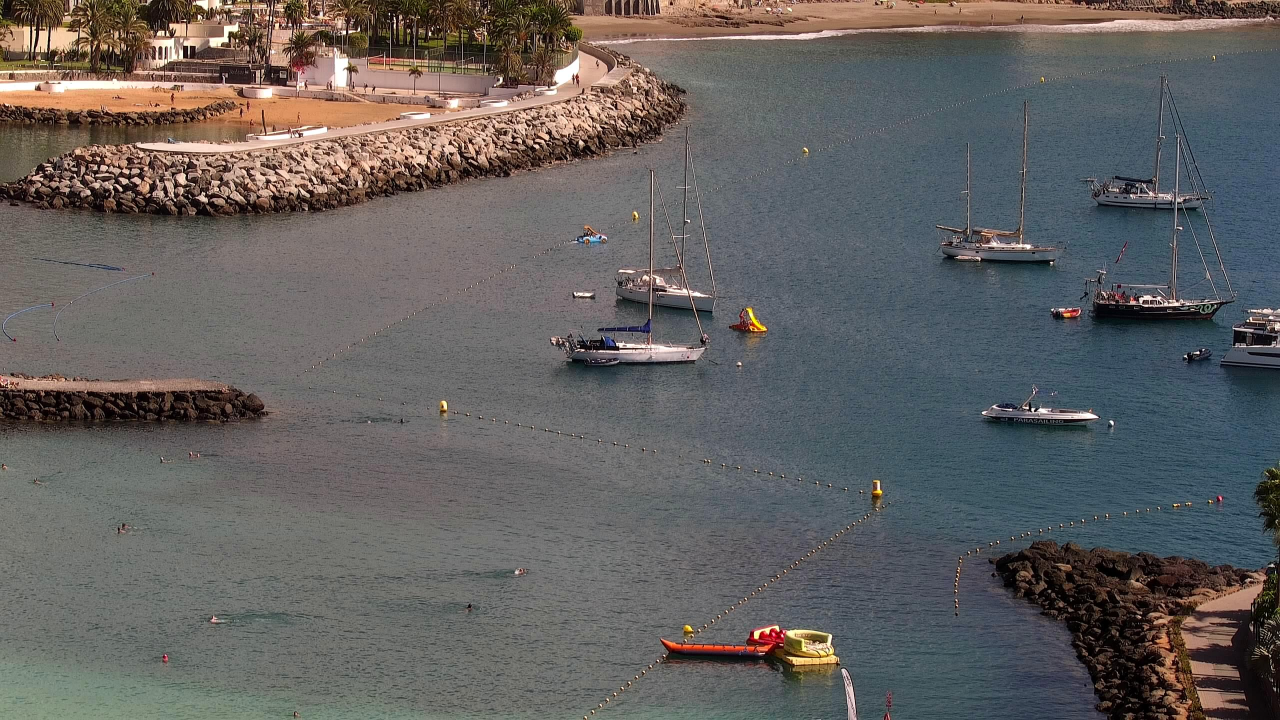
#> input picture inputs/anfi-view-anfi-del-mar---buoys-medium-distance_2025-11-11_13-32.jpeg, 2560 x 1440 px (shown at 1/2 size)
$ python -i water_detector_hsv.py   (imports and definitions only)
#> lines starting #> are read from the running program, lines starting #| are printed output that depends on the picture; after the words box and inside, x2 and y2 are one past the last pixel; in counts of white or black regions, pixels touching at a corner belong together
"""
Robust water region detection for oblique coastal/harbor images.

Design principles (lessons learned):
- NO full Canny edge exclusion: wave crests create edges that kill the ocean.
- NO local variance filter: waves naturally have high brightness variance.
- NO unreliable horizon detection: horizon-based cutoff is too fragile.
- YES: permissive HSV + RGB blue-dominance for desaturated water.
- YES: position-aware brightness threshold to separate sky from water.
- YES: simple morphological cleanup.
"""

import cv2
import math
import random

import numpy as np


def create_water_mask(
    image_np: np.ndarray,
    min_region_ratio: float = 0.003,
) -> np.ndarray:
    """
    Create a binary mask identifying water regions in a coastal image.

    Pipeline:
    1. HSV color filter (broad blue-teal range) + RGB blue-dominance for gray water.
    2. Hard sky exclusion (top 10%).
    3. Sliding brightness threshold for the 10%-50% band
       (sky is bright + high; water is darker or lower in the image).
    4. Exclude warm-colored pixels (land, buildings).
    5. Morphological cleanup + small region removal.

    Args:
        image_np: RGB image as numpy array, shape (H, W, 3).
        min_region_ratio: Minimum connected region area as fraction of image.

    Returns:
        Binary mask (H, W), uint8: 255 = water, 0 = non-water.
    """
#> called with min_region_ratio = 0.003
    img_h, img_w = image_np.shape[:2]
    hsv = cv2.cvtColor(image_np, cv2.COLOR_RGB2HSV)
#> hsv: shape (1440, 2560, 3); mean H, S, V 63.9, 56.4, 108
    h_ch = hsv[:, :, 0]  # 0-180
    s_ch = hsv[:, :, 1]  # 0-255
    v_ch = hsv[:, :, 2]  # 0-255

    # ── 1. Color-based water detection ─────────────────────────────────

    # A) HSV: water in the blue-teal hue range with some saturation
    hsv_water = (
        (h_ch >= 55) & (h_ch <= 165)  # Teal through blue to blue-violet
        & (s_ch >= 5)                  # Very low saturation OK
        & (v_ch >= 10) & (v_ch <= 245)
    )
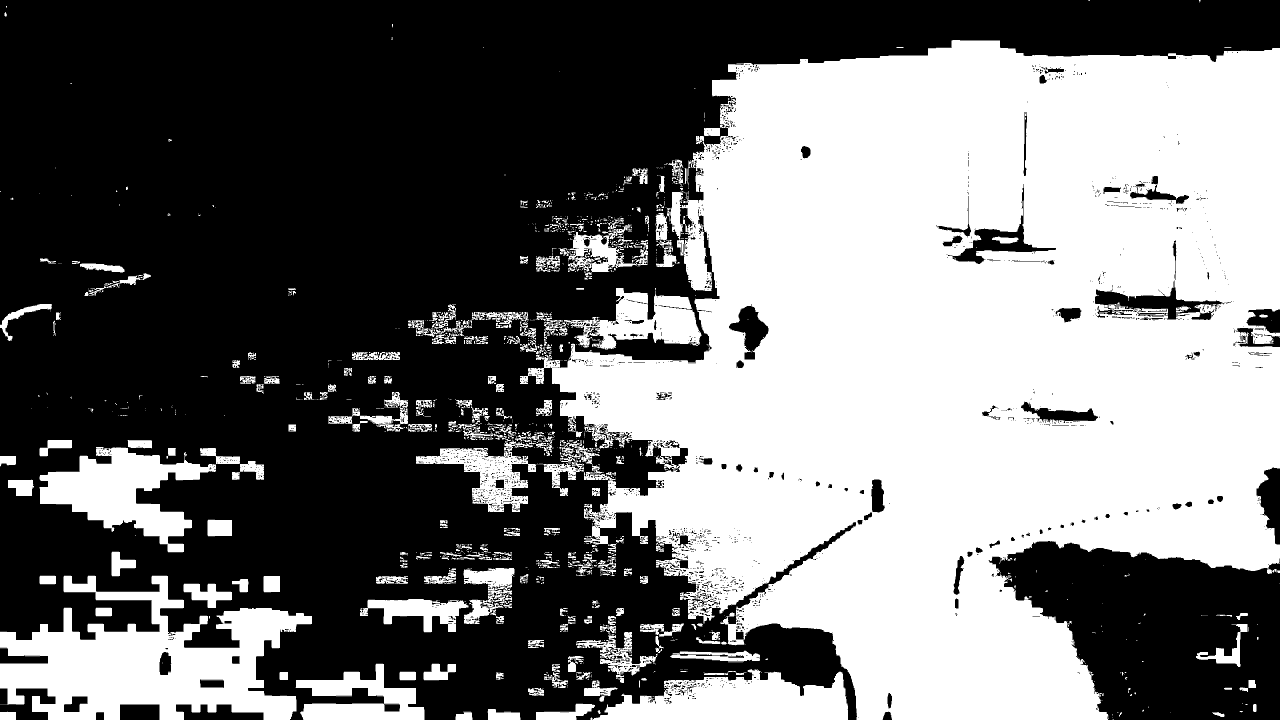
#> hsv_water: shape (1440, 2560) bool (shown at 1/2 size); 45.3% white; 1475 white regions (1124 under 20 px), largest, box (x1, y1, x2, y2) and area: (1040, 80, 2560, 1440) 1366597, (0, 1151, 624, 1440) 93172, (1186, 1338, 1696, 1440) 33421

    # B) RGB blue-dominance: catches desaturated gray-blue water where
    #    HSV hue becomes unreliable (S < 15 → hue is nearly arbitrary)
    r = image_np[:, :, 0].astype(np.float32)
    g = image_np[:, :, 1].astype(np.float32)
    b = image_np[:, :, 2].astype(np.float32)
    blue_gray_water = (
        (s_ch < 15)                    # Very desaturated
        & (b >= r - 5)                 # Blue >= red (small tolerance)
        & (b >= g - 10)                # Blue ~>= green
        & (v_ch >= 30) & (v_ch <= 200) # Moderate brightness
    )
#> blue_gray_water: shape (1440, 2560) bool; 25.5% white; 1989 white regions (1712 under 20 px), largest, box (x1, y1, x2, y2) and area: (0, 336, 1568, 1440) 844007, (1309, 109, 1732, 585) 48366, (2000, 94, 2187, 164) 4895

    water = (hsv_water | blue_gray_water).astype(np.uint8) * 255
#> water: shape (1440, 2560); 63.3% white; 2322 black regions (2117 under 20 px), largest, box (x1, y1, x2, y2) and area: (0, 0, 2560, 1041) 1089448, (1977, 1082, 2560, 1440) 141529, (1311, 1167, 1714, 1440) 30213

    # ── 2. Sky rejection ──────────────────────────────────────────────

    # Hard-exclude top 10% (timestamp overlays, definite sky)
    water[: int(img_h * 0.10), :] = 0

    # Sliding brightness threshold for the 10%-50% band.
    # Rationale: sky is bright AND high in the image; water is darker.
    # - At 10% from top → exclude pixels brighter than 140
    # - At 50% from top → exclude pixels brighter than 220
    # - Below 50% → no brightness-based exclusion (not sky)
    row_idx = np.arange(img_h, dtype=np.float32).reshape(-1, 1)
    t = np.clip((row_idx / img_h - 0.10) / 0.40, 0.0, 1.0)
    brightness_ceil = 140.0 + t * 80.0  # 140 → 220

    in_sky_band = row_idx < (img_h * 0.50)
    too_bright = v_ch.astype(np.float32) > brightness_ceil
#> too_bright: shape (1440, 2560) bool; 8.1% white; 3600 white regions (3151 under 20 px), largest, box (x1, y1, x2, y2) and area: (0, 0, 2549, 405) 224588, (538, 0, 585, 136) 3403, (879, 91, 967, 193) 2832
    water[in_sky_band & too_bright] = 0

    # ── 3. Warm-color exclusion (land, buildings, sunset reflections) ─
    warm_excl = ((h_ch < 30) | (h_ch > 160)) & (s_ch > 20)
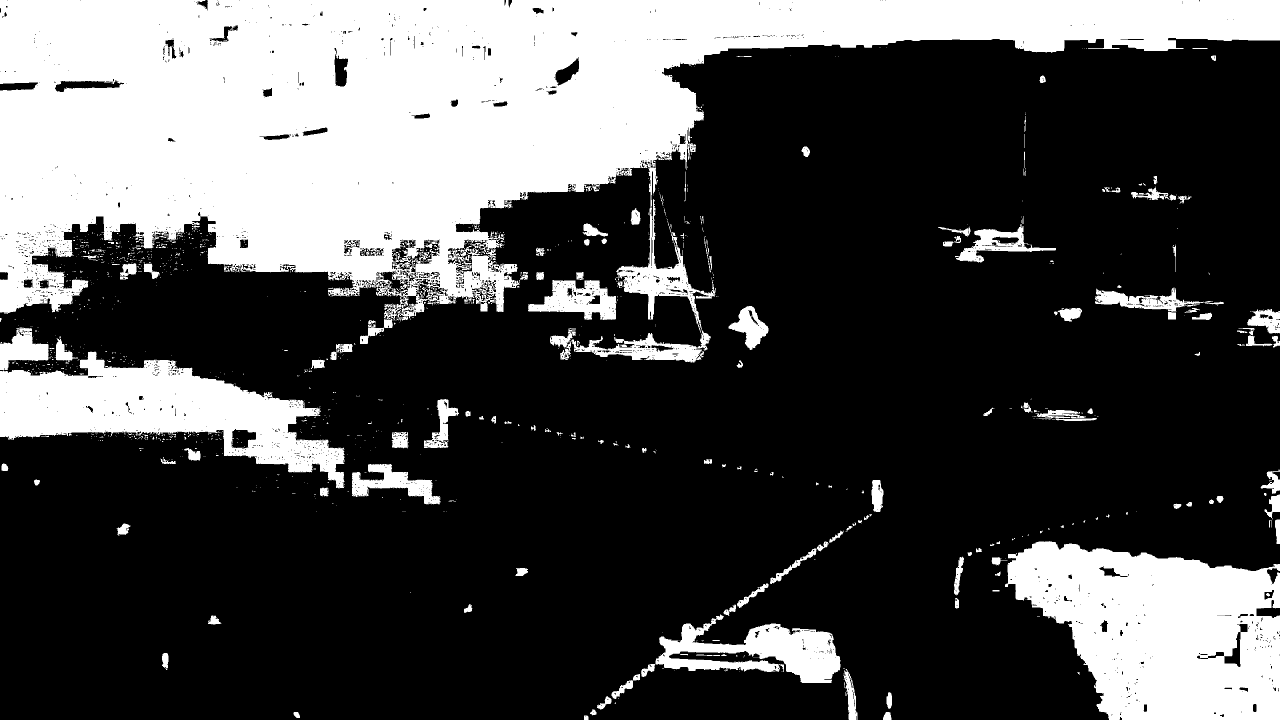
#> warm_excl: shape (1440, 2560) bool (shown at 1/2 size); 29.7% white; 1222 white regions (1041 under 20 px), largest, box (x1, y1, x2, y2) and area: (0, 0, 2560, 725) 782172, (2010, 1082, 2560, 1440) 138494, (0, 655, 689, 977) 86388
    water[warm_excl] = 0
#> water: shape (1440, 2560); 61.8% white; 2322 black regions (2114 under 20 px), largest, box (x1, y1, x2, y2) and area: (0, 0, 2560, 1041) 1137582, (1977, 1082, 2560, 1440) 143073, (1311, 1167, 1715, 1440) 30706

    # ── 4. Morphological cleanup ──────────────────────────────────────
    kernel_close = cv2.getStructuringElement(cv2.MORPH_ELLIPSE, (25, 25))
    kernel_open = cv2.getStructuringElement(cv2.MORPH_ELLIPSE, (11, 11))
    water = cv2.morphologyEx(water, cv2.MORPH_CLOSE, kernel_close)
#> water: shape (1440, 2560); 65% white; 30 black regions, largest, box (x1, y1, x2, y2) and area: (0, 0, 2560, 756) 934177, (0, 623, 880, 1040) 145121, (2011, 1082, 2560, 1440) 139143
    water = cv2.morphologyEx(water, cv2.MORPH_OPEN, kernel_open)
#> water: shape (1440, 2560); 64.9% white; 25 black regions, largest, box (x1, y1, x2, y2) and area: (0, 0, 2560, 756) 935012, (0, 623, 928, 1040) 147829, (2011, 1082, 2560, 1440) 140427

    # ── 5. Remove small isolated regions (noise) ─────────────────────
    min_area = int(img_h * img_w * min_region_ratio)
    num_labels, labels, stats, _ = cv2.connectedComponentsWithStats(water)
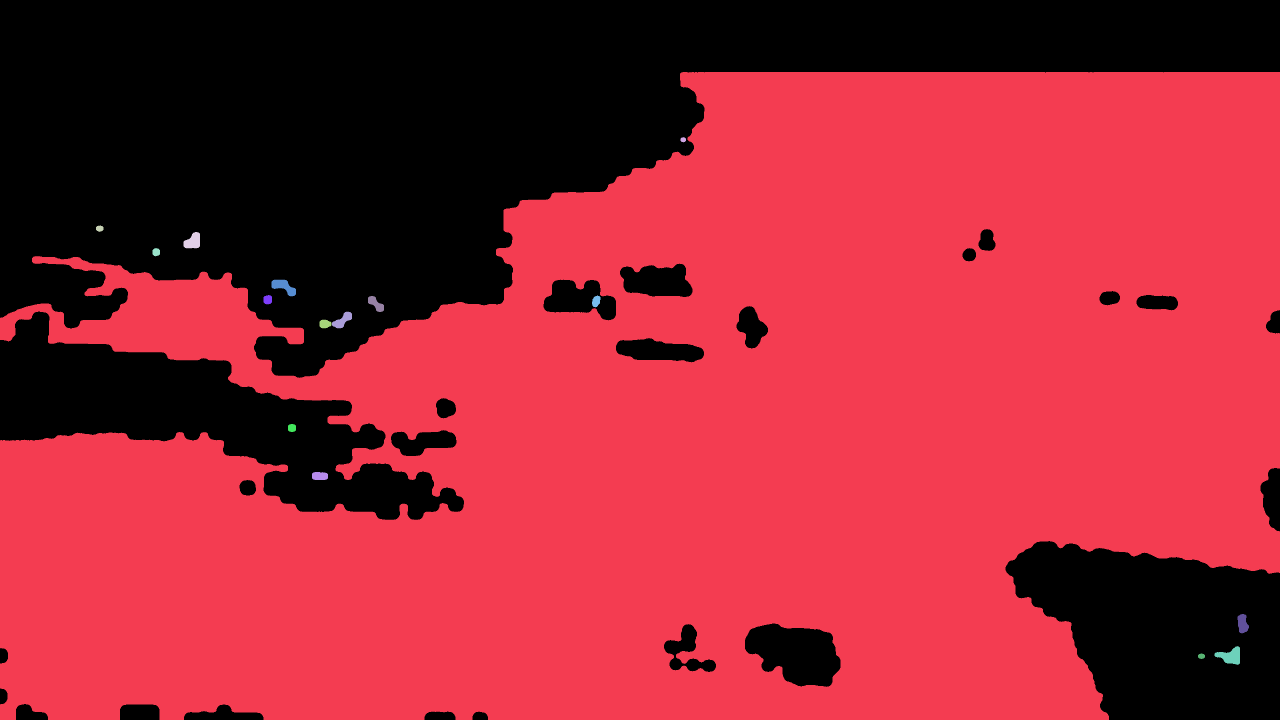
#> labels: shape (1440, 2560) int32 (shown at 1/2 size); 17 distinct labels, from 0 to 16; one colour per label, 0 black
#> num_labels = 17; stats = 17 rows, first 6: [0, 0, 2560, 1440, 1292396], [0, 144, 2560, 1296, 2387228], [1361, 274, 11, 11, 89], [192, 451, 15, 13, 150], [367, 464, 33, 33, 789], [305, 496, 15, 17, 202]
    for i in range(1, num_labels):
        if stats[i, cv2.CC_STAT_AREA] < min_area:
            water[labels == i] = 0
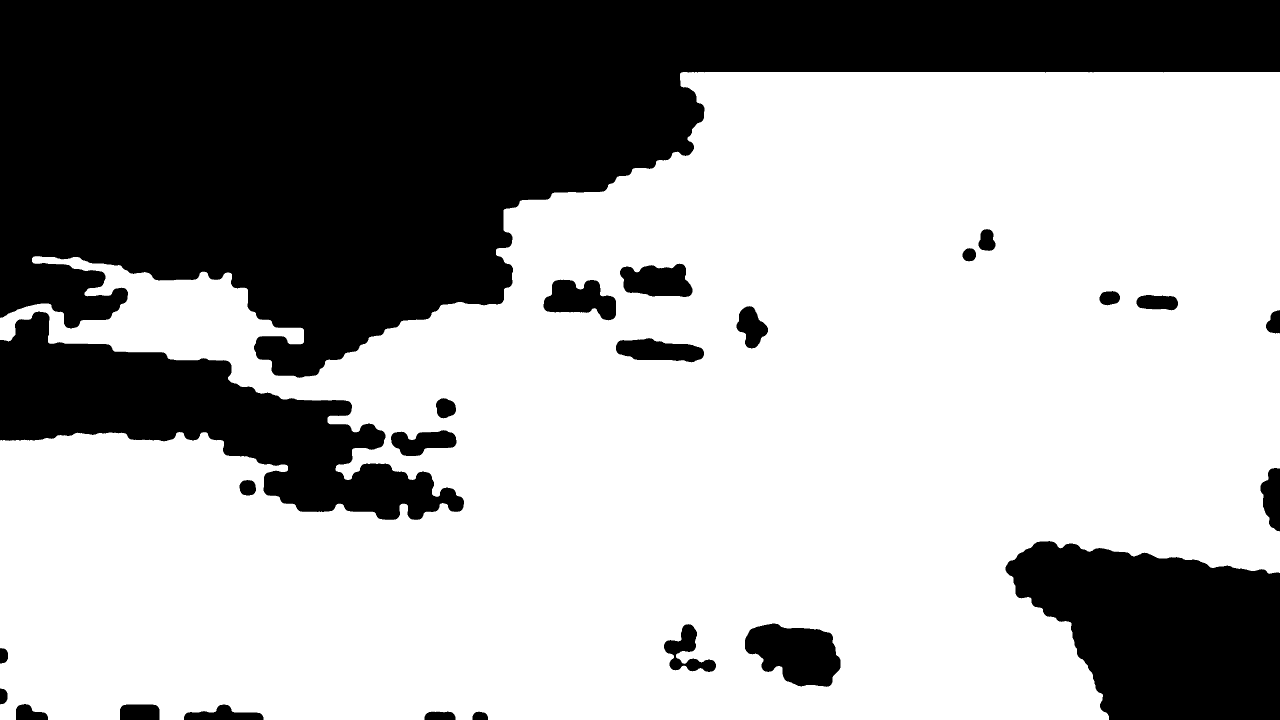
#> water: shape (1440, 2560) (shown at 1/2 size); 64.8% white; 25 black regions, largest, box (x1, y1, x2, y2) and area: (0, 0, 2560, 756) 938939, (0, 623, 928, 1040) 148518, (2011, 1082, 2560, 1440) 142289

    return water


# [116 lines left out: functions find_water_positions, is_water_region, not called in this run]

>>> import cv2
>>> picture = cv2.cvtColor(cv2.imread('../inputs/anfi-view-anfi-del-mar---buoys-medium-distance_2025-11-11_13-32.jpeg'), cv2.COLOR_BGR2RGB)
>>> result = create_water_mask(picture)

$ run again, on inputs/anfi-view-anfi-del-mar---buoys-medium-distance_2025-12-03_07-32.jpeg
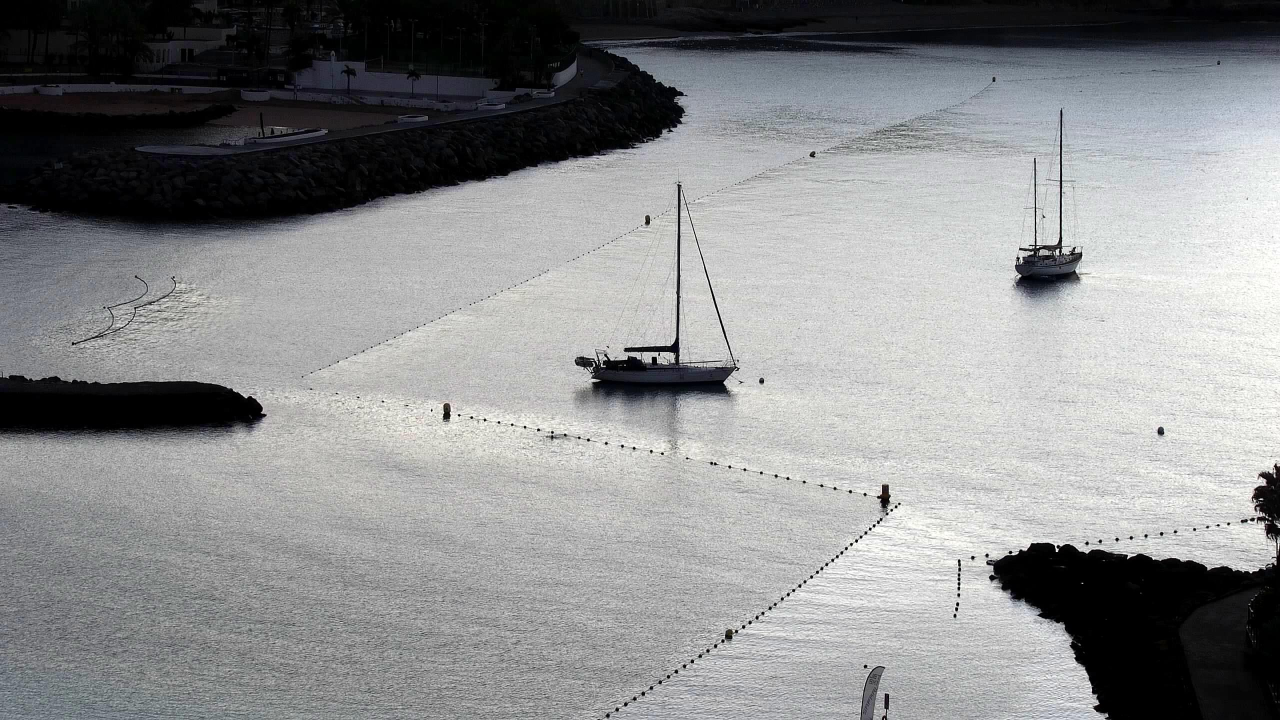
#> input picture inputs/anfi-view-anfi-del-mar---buoys-medium-distance_2025-12-03_07-32.jpeg, 2560 x 1440 px (shown at 1/2 size)
#> hsv: shape (1440, 2560, 3); mean H, S, V 45.2, 16.2, 141.7
#> hsv_water: shape (1440, 2560) bool; 29.1% white; 1513 white regions (1212 under 20 px), largest, box (x1, y1, x2, y2) and area: (0, 0, 2560, 790) 730500, (0, 975, 848, 1440) 178057, (1152, 713, 1472, 832) 20250
#> blue_gray_water: shape (1440, 2560) bool; 41.1% white; 14069 white regions (12668 under 20 px), largest, box (x1, y1, x2, y2) and area: (0, 224, 2187, 1440) 1351634, (2326, 1080, 2553, 1147) 3793, (1382, 419, 1574, 469) 3338
#> too_bright: shape (1440, 2560) bool; 25% white; 13496 white regions (12245 under 20 px), largest, box (x1, y1, x2, y2) and area: (818, 126, 2560, 1041) 734533, (1668, 1002, 2144, 1140) 23317, (1360, 378, 1456, 696) 7980
#> warm_excl: shape (1440, 2560) bool; 0.76% white; 147 white regions (103 under 20 px), largest, box (x1, y1, x2, y2) and area: (0, 186, 433, 234) 13394, (480, 207, 657, 257) 5006, (2503, 927, 2560, 1004) 1882
#> in create_water_mask, `num_labels, labels, stats, _ = cv2.connectedComponentsWithStats(water)`:
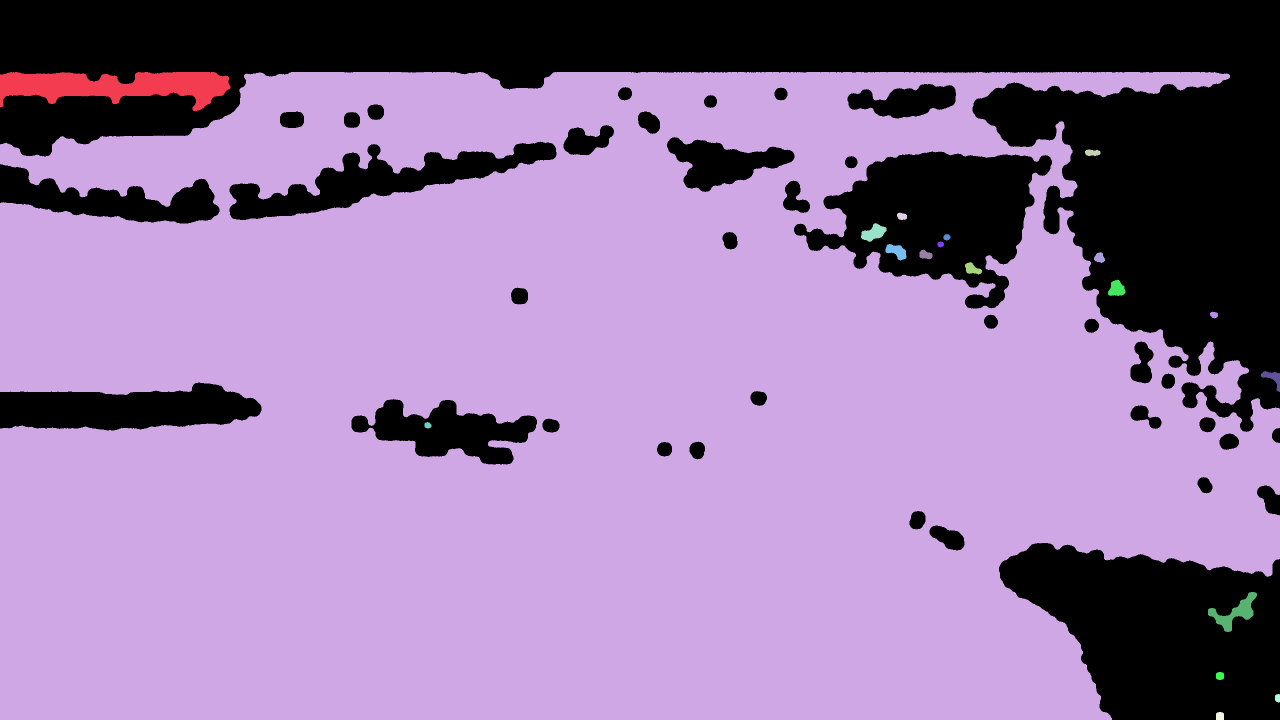
#> labels: shape (1440, 2560) int32 (shown at 1/2 size); 20 distinct labels, from 0 to 19; one colour per label, 0 black
#> num_labels = 20; stats = 20 rows, first 6: [0, 0, 2560, 1440, 1056872], [0, 144, 461, 79, 21053], [0, 144, 2560, 1296, 2599542], [2170, 299, 31, 13, 324], [1794, 425, 20, 15, 231], [1722, 446, 51, 38, 1094]
#> after the loop in create_water_mask, `for i in range(1, num_labels):`:
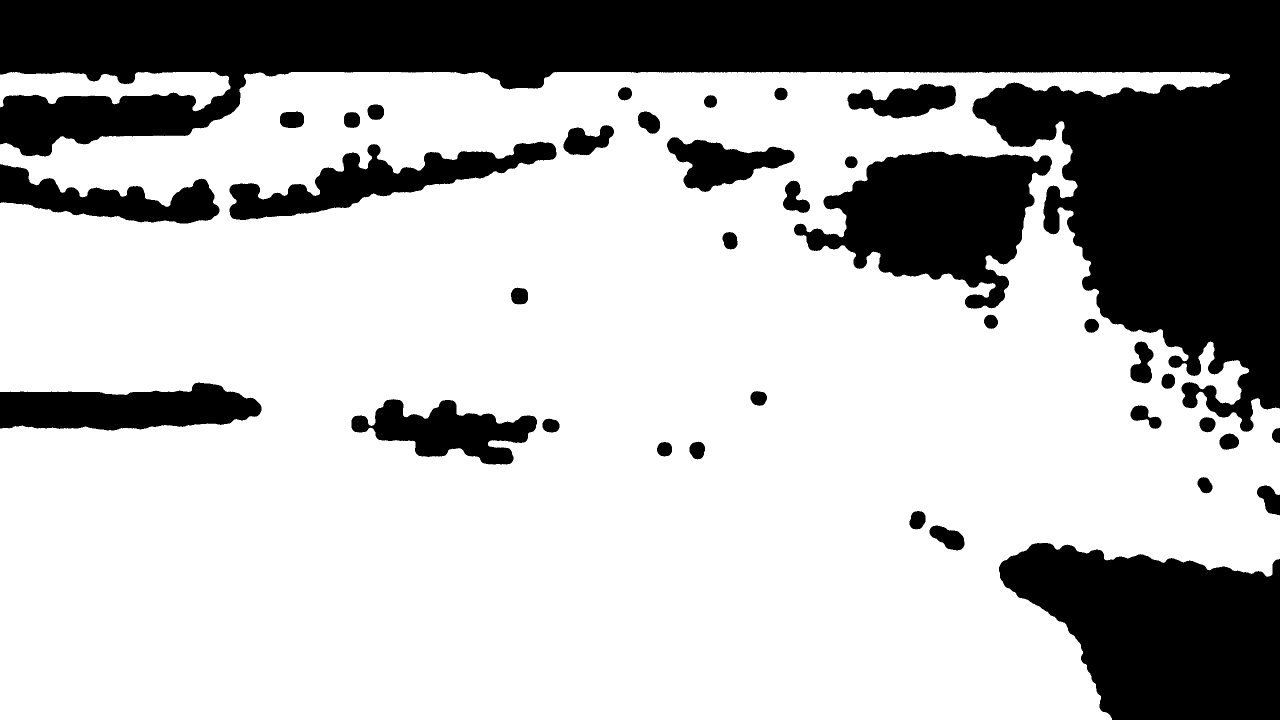
#> water: shape (1440, 2560) (shown at 1/2 size); 71.1% white; 37 black regions, largest, box (x1, y1, x2, y2) and area: (0, 0, 2560, 864) 659642, (1998, 1086, 2560, 1440) 141291, (1588, 303, 2104, 617) 88640
